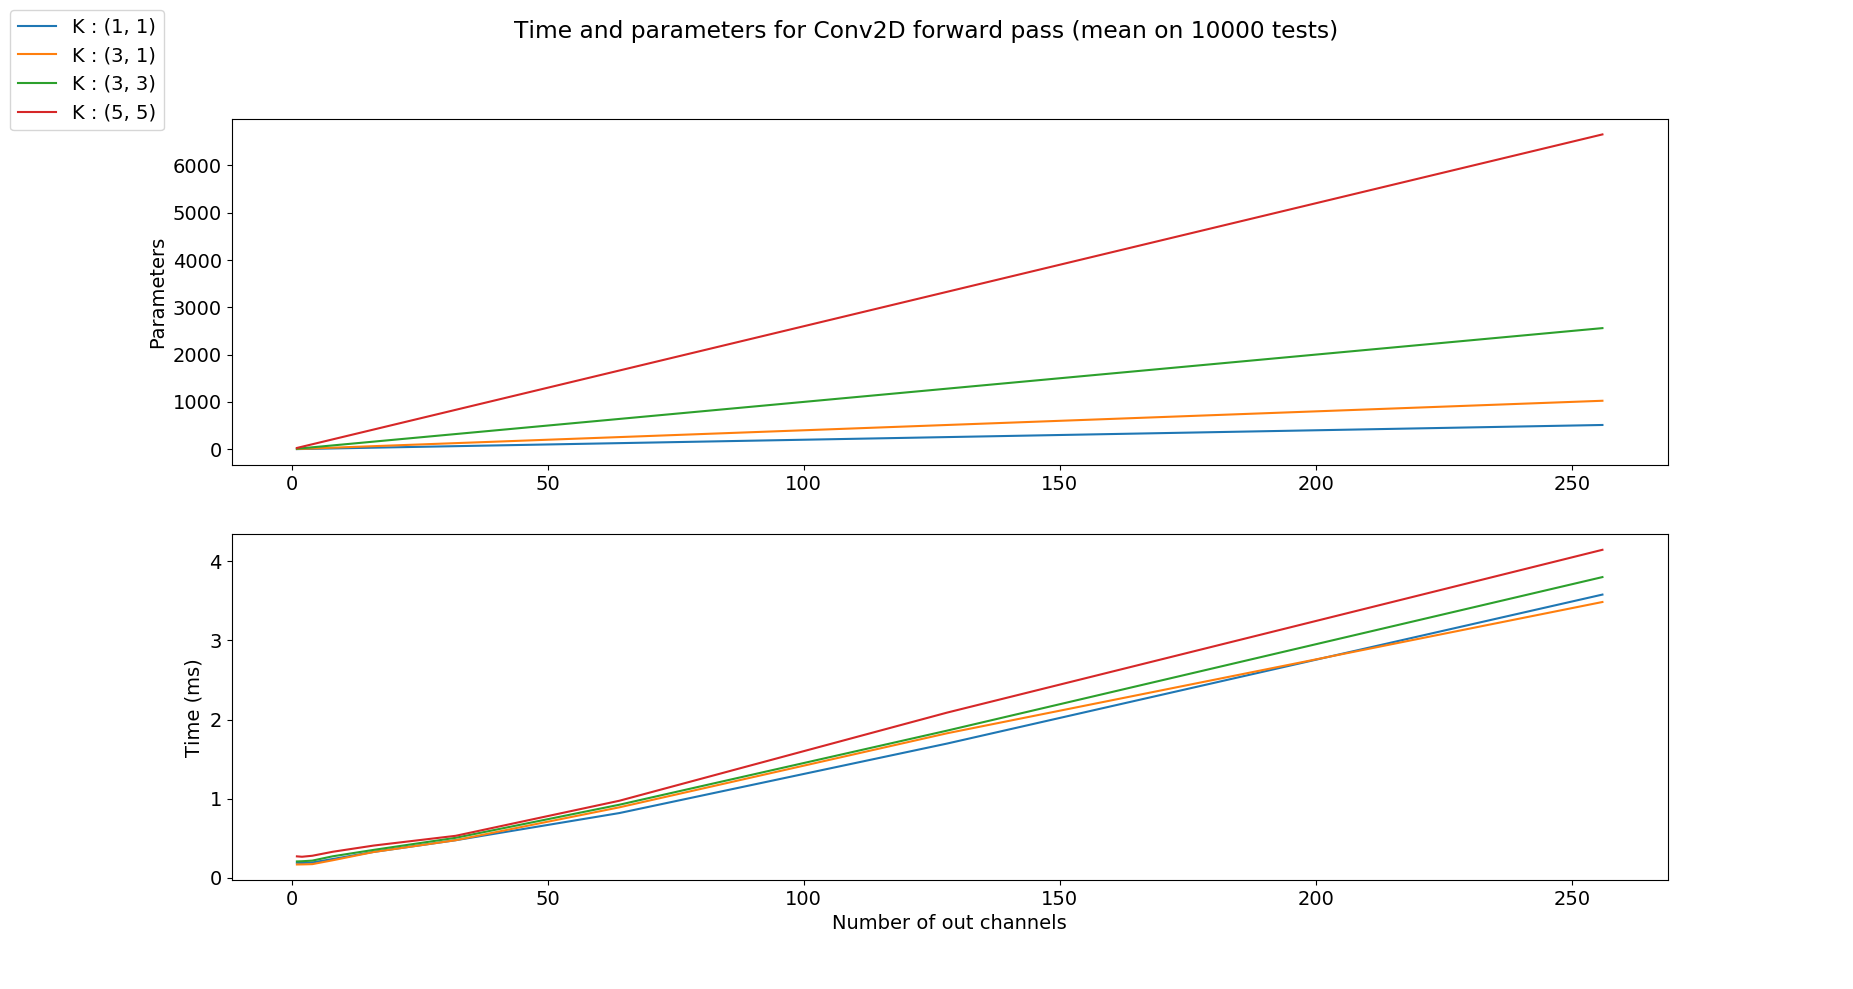

Write Python code to recreate this figure.
import time
import torch
import torch.nn as nn
import numpy as np
import matplotlib.pyplot as plt

plt.rcParams.update({'font.size': 14})

BATCH_SIZE = 1

C_in = 1
H_in = 256
W_in = 256
C_out = [1, 2, 4, 8, 16, 32, 64, 128, 256]
K = [(1, 1), (3, 1), (3, 3), (5, 5)]
S = 1
P = 0
D = 1
G = 1
bias = True

N_TEST = 10000
DEVICE = torch.device('cuda' if torch.cuda.is_available() else 'cpu')

if __name__ == '__main__':
    print(f'You are currently running with device : {DEVICE}')

    fig, axs = plt.subplots(2)
    fig.suptitle(f'Time and parameters for Conv2D forward pass (mean on {N_TEST} tests)')
    axs[0].set_ylabel('Parameters')
    axs[1].set_ylabel('Time (ms)')
    axs[1].set_xlabel('Number of out channels')
    with torch.no_grad():
        for k in K:
            img_size = (BATCH_SIZE, C_in, H_in, W_in)
            inputs = np.zeros(img_size)
            inputs = torch.from_numpy(inputs).float().to(DEVICE)
            n_params = []
            times = []
            for c_out in C_out:
                print(f'Running for K : {k} and C_out : {c_out}')
                net = nn.Conv2d(C_in, c_out, k, S, P, D, G, bias).to(DEVICE)
                n_params.append(sum(p.numel() for p in net.parameters()))
                t0 = time.time()
                for _ in range(N_TEST):
                    _ = net.forward(inputs)
                times.append((time.time() - t0) / N_TEST * 1000)

            axs[0].plot(C_out, n_params, label=f'K : {k}')
            axs[1].plot(C_out, times, label=f'K : {k}')

        handles, labels = axs[0].get_legend_handles_labels()
        fig.legend(handles, labels, loc='upper left')
        plt.show()
